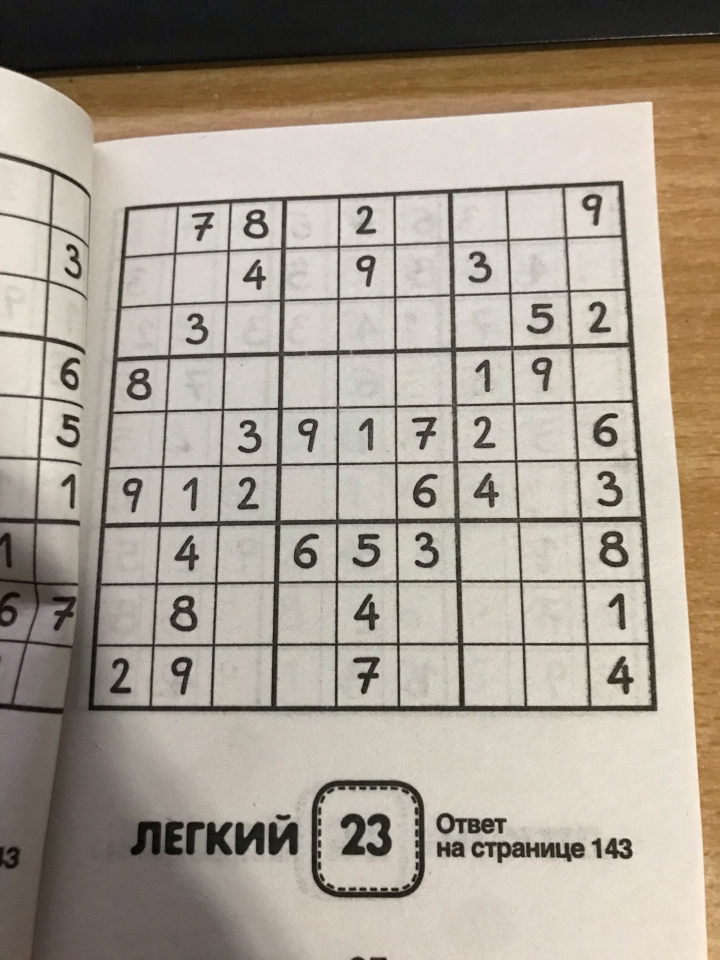
#> input picture sudoku/1.jpg, 1440 x 1920 px (shown at 1/2 size); its folder holds only this picture in this run
$ python makeExamples.py
#> lines starting #> are read from the running program, lines starting #| are printed output that depends on the picture; after the words box and inside, x2 and y2 are one past the last pixel; in counts of white or black regions, pixels touching at a corner belong together
#coding=utf-8
import cv2 as cv
import matplotlib.pylab as plt
import numpy as np
import os
import time

def saveNumbers(img):
#> called with img = '1.jpg'
    filename = img
    path = os.getcwd()
    newPath = os.path.join(path,'sudoku',filename)
    savePath = os.path.join(path,'examples')
    img = cv.imread(newPath,1)
#> img is the input picture: shape (1920, 1440, 3); mean B, G, R 146, 158.7, 167.9
    img = cv.resize(img,(600,800))
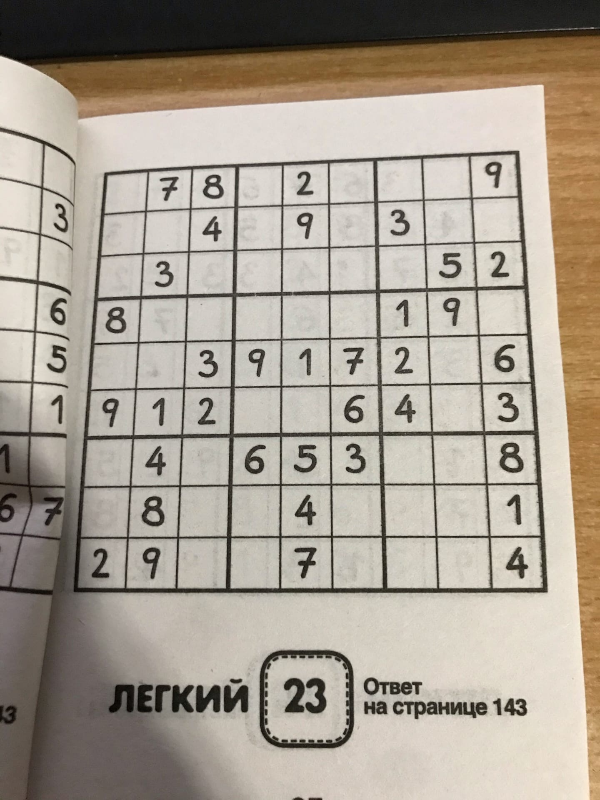
#> img: shape (800, 600, 3); mean B, G, R 146, 158.6, 167.9
    canny = cv.cvtColor(img, cv.COLOR_RGB2GRAY)
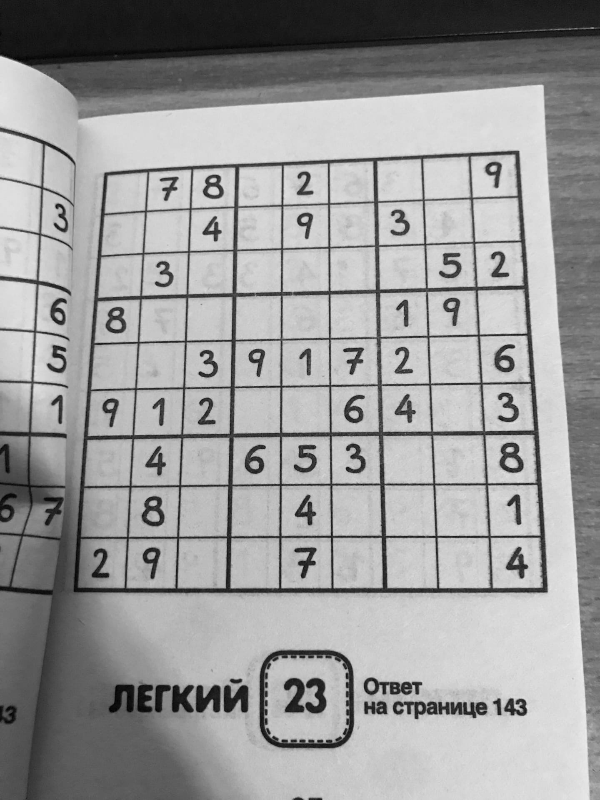
#> canny: shape (800, 600); min 1, max 236, mean 155.9
    canny = cv.adaptiveThreshold(canny, 255, cv.ADAPTIVE_THRESH_GAUSSIAN_C, cv.THRESH_BINARY, 13,5)
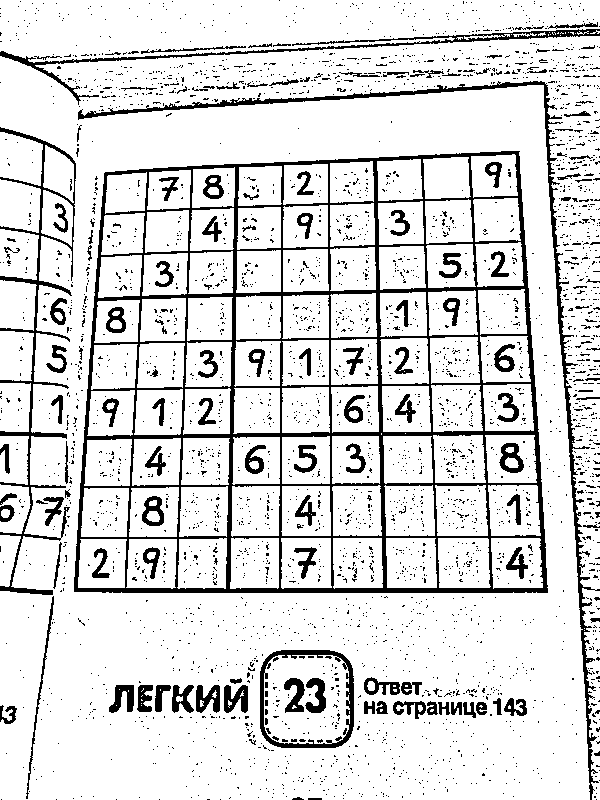
#> canny: shape (800, 600); 86.2% white; 3509 black regions (3367 under 20 px)
    contours, hierarchy = cv.findContours(canny, cv.RETR_TREE, cv.CHAIN_APPROX_SIMPLE)
#> contours = 4009 contours, 3672 with area under 20; largest, box (x1, y1, x2, y2) and area: (0, 36, 600, 800) 420574, (73, 150, 549, 594) 193538, (0, 0, 600, 63) 26960, (259, 649, 355, 749) 8836, (264, 655, 350, 744) 6858
    img_crop = None
    for index,cnt in enumerate(contours):
        if 100000< cv.contourArea(cnt) < 350000:
            (x,y,w,h) = cv.boundingRect(contours[index])
            if 400 < h < 800 and 400 < w < 700:
                #cv.rectangle(img, (x, y), (x + w, y + h), (0, 0, 255), 7)
                img_crop = img[y:y + h, x:x + w]
#> this loop made 4009 passes
#> (x, y, w, h) on pass 1465: (73, 150, 476, 444)
#> cnt on passes 1, 2, 3, 4, 7, 8: [[590, 660]], [[586, 659]], [[584, 630]], [[584, 628]], [[599, 514], [599, 515]], [[579, 514]]
    if (img_crop is None):
        print (f'чет с размером в файле {filename}' )
        return
    canny_crop = cv.cvtColor(img_crop, cv.COLOR_RGB2GRAY)
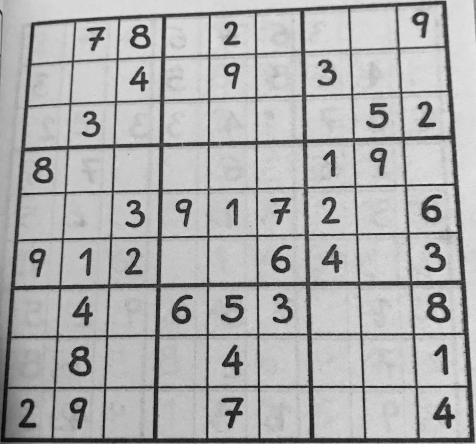
#> canny_crop: shape (444, 476); min 6, max 230, mean 174.4
    canny_crop = cv.adaptiveThreshold(canny_crop, 255, cv.ADAPTIVE_THRESH_GAUSSIAN_C, cv.THRESH_BINARY, 11,7)
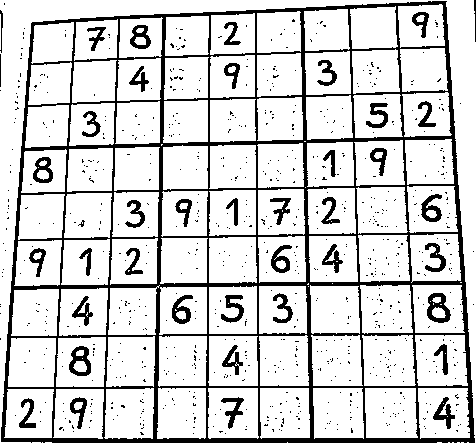
#> canny_crop: shape (444, 476); 83.4% white; 818 black regions (776 under 20 px)
    contours, hierarchy = cv.findContours(canny_crop, cv.RETR_TREE, cv.CHAIN_APPROX_SIMPLE)
#> contours = 991 contours, 853 with area under 20; largest, box (x1, y1, x2, y2) and area: (0, 0, 476, 444) 210233, (0, 0, 476, 444) 193438, (365, 388, 418, 438) 2440, (362, 335, 416, 386) 2436, (415, 335, 468, 386) 2412
    prev = [[0,0,0,0]]
    prev_digits = [[0,0,0,0]]
    for index,cnt in enumerate(contours):
        if 1<cv.contourArea(cnt) < 6000:
            (x, y, w, h) = cv.boundingRect(cnt)
            if (20 < h < 55 and 10 < w < 40):
                isok = True
                for digit_i in prev_digits:
                    if (abs(x - digit_i[0]) > 10 or abs(y - digit_i[1]) > 10):
                        continue
                    else:
                        isok = False
                        break
                if (isok):
                    prev_digits.append([x,y,w,h])
                    numberIMG = img_crop[y:y + h, x:x + w]
                    numberIMG = cv.cvtColor(numberIMG, cv.IMREAD_GRAYSCALE)
                    numberIMG = cv.resize(numberIMG,(30,30))
                    cv.imwrite(savePath+ '//'+str(time.time())+'.jpg',numberIMG)
#> this loop made 991 passes
#> (cnt, x, y, w, h) on passes 3, 4, 5, 6, 7, 8, 9, 12, 13, 16: ([[472, 304], [473, 303], [474, 304], [473, 305]], 472, 303, 3, 3), ([[1, 276], [2, 275], [3, 276], [2, 277]], 1, 275, 3, 3), ([[1, 272], [2, 271], [3, 272], [2, 273]], 1, 271, 3, 3), ([[2, 269], [3, 268], [4, 269], [3, 270]], 2, 268, 3, 3), ([[472, 251], [473, 250], [474, 251], [473, 252]], 472, 250, 3, 3), ([[4, 250], [5, 249], [6, 250], [5, 251]], 4, 249, 3, 3), ([[2, 243], [3, 242], [4, 243], [3, 244]], 2, 242, 3, 3), ([[6, 212], [7, 211], [8, 212], [7, 213]], 6, 211, 3, 3), ([[7, 208], [8, 207], [9, 208], [8, 209]], 7, 207, 3, 3), ([[7, 190], [8, 189], [9, 190], [8, 191]], 7, 189, 3, 3)
#> (x, y, w, h) on passes 10, 11, 14, 15, 17, 22: (5, 227, 3, 4), (6, 216, 4, 4), (7, 204, 3, 4), (7, 198, 3, 5), (9, 170, 3, 4), (14, 108, 4, 3)
#> after the loop, prev_digits = 38 items, first 6: [0, 0, 0, 0], [69, 396, 19, 34], [18, 397, 19, 32], [432, 396, 24, 34], [220, 396, 25, 34], [68, 345, 24, 32]

imgs = os.listdir(os.path.join(os.getcwd(),'sudoku'))

for img in imgs:
   saveNumbers(img)

$ run again, on sudoku/2020-08-11 17.26.44.jpeg
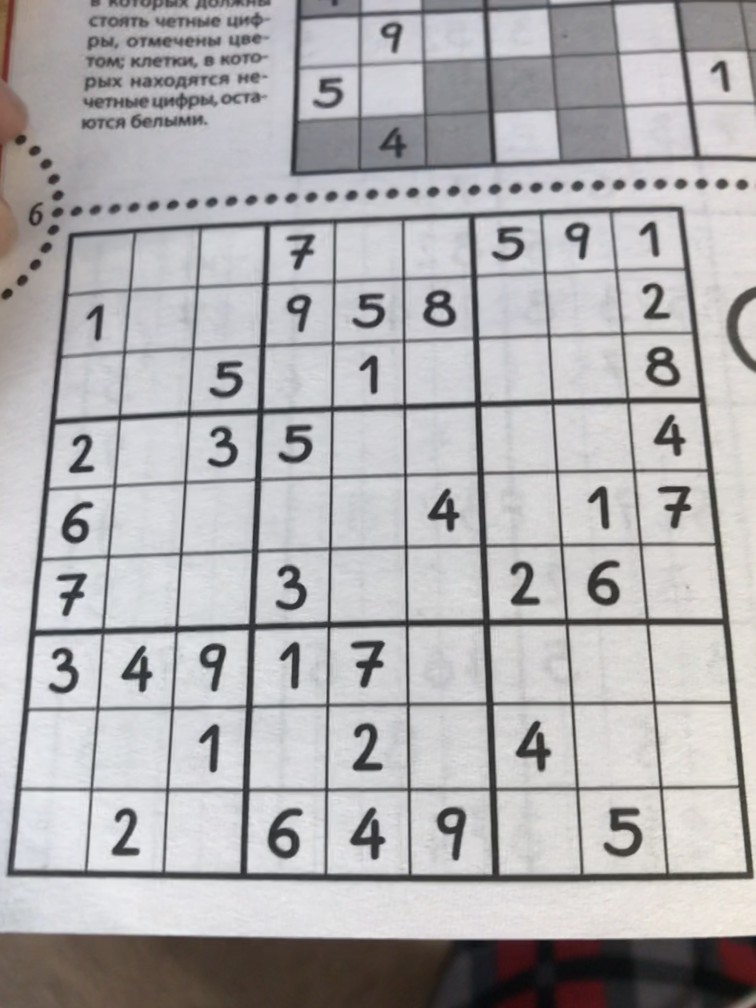
#> input picture sudoku/2020-08-11 17.26.44.jpeg, 3024 x 4032 px (shown at 1/4 size)
#> in saveNumbers, img is the input picture: shape (4032, 3024, 3); mean B, G, R 175.8, 174.2, 176
#> img: shape (800, 600, 3)
#> in saveNumbers, `canny = cv.adaptiveThreshold(canny, 255, cv.ADAPTIVE_THRESH_GAUSSIAN_C..`:
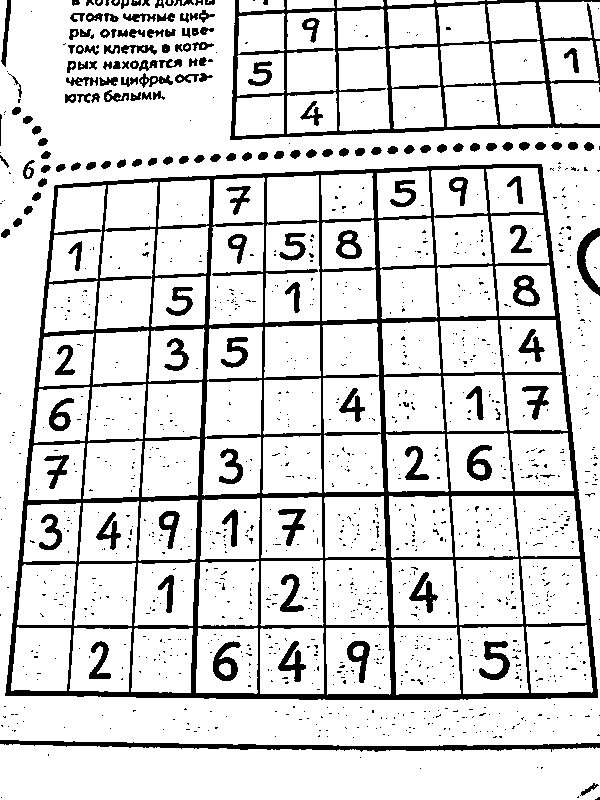
#> canny: shape (800, 600); 84.6% white; 1292 black regions (1129 under 20 px)
#> in saveNumbers, `contours, hierarchy = cv.findContours(canny, cv.RETR_TREE, cv.CHAIN_AP..`: contours = 1516 contours, 1237 with area under 20; largest, box (x1, y1, x2, y2) and area: (0, 0, 600, 746) 394244, (4, 163, 599, 701) 286098, (0, 744, 600, 800) 30214, (265, 222, 320, 323) 4890, (209, 224, 264, 325) 4744
#> the loop in saveNumbers, `for index,cnt in enumerate(contours):` made 1516 passes
#> (x, y, w, h) on pass 310: (4, 163, 595, 538)
#> in saveNumbers, `contours, hierarchy = cv.findContours(canny_crop, cv.RETR_TREE, cv.CHA..`: contours = 427 contours, 292 with area under 20; largest, box (x1, y1, x2, y2) and area: (0, 0, 595, 538) 317518, (0, 0, 595, 537) 285720, (205, 14, 261, 162) 6938, (137, 219, 199, 334) 5825, (318, 160, 377, 271) 5693
#> the loop in saveNumbers, `for index,cnt in enumerate(contours):` made 427 passes
#> (cnt, x, y, w, h) on passes 5, 8, 13, 14, 16, 17: ([[594, 68], [592, 70], [591, 70], [594, 70]], 591, 68, 4, 3), ([[583, 331], [584, 330], [585, 331], [584, 332]], 583, 330, 3, 3), ([[575, 265], [576, 264], [577, 265], [576, 266]], 575, 264, 3, 3), ([[581, 250], [582, 249], [583, 250], [582, 251]], 581, 249, 3, 3), ([[583, 231], [584, 230], [585, 231], [584, 232]], 583, 230, 3, 3), ([[564, 212], [565, 211], [566, 212], [565, 213]], 564, 211, 3, 3)
#> pass 3, in saveNumbers, `numberIMG = cv.resize(numberIMG,(30,30))`:
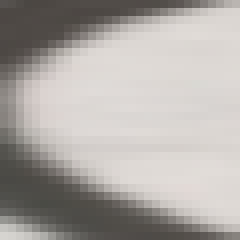
#> numberIMG: shape (30, 30, 4) (shown 8 times larger); mean of channels 0, 1, 2, 3 165.1, 169, 173.6, 255; drawn as B, G, R
#> after the loop in saveNumbers, `for index,cnt in enumerate(contours):`: prev_digits = 39 items, first 6: [0, 0, 0, 0], [581, 74, 14, 50], [273, 477, 30, 43], [208, 478, 29, 41], [84, 478, 24, 39], [342, 477, 25, 44]

$ run again, on sudoku/2020-08-11 17.26.45.jpeg
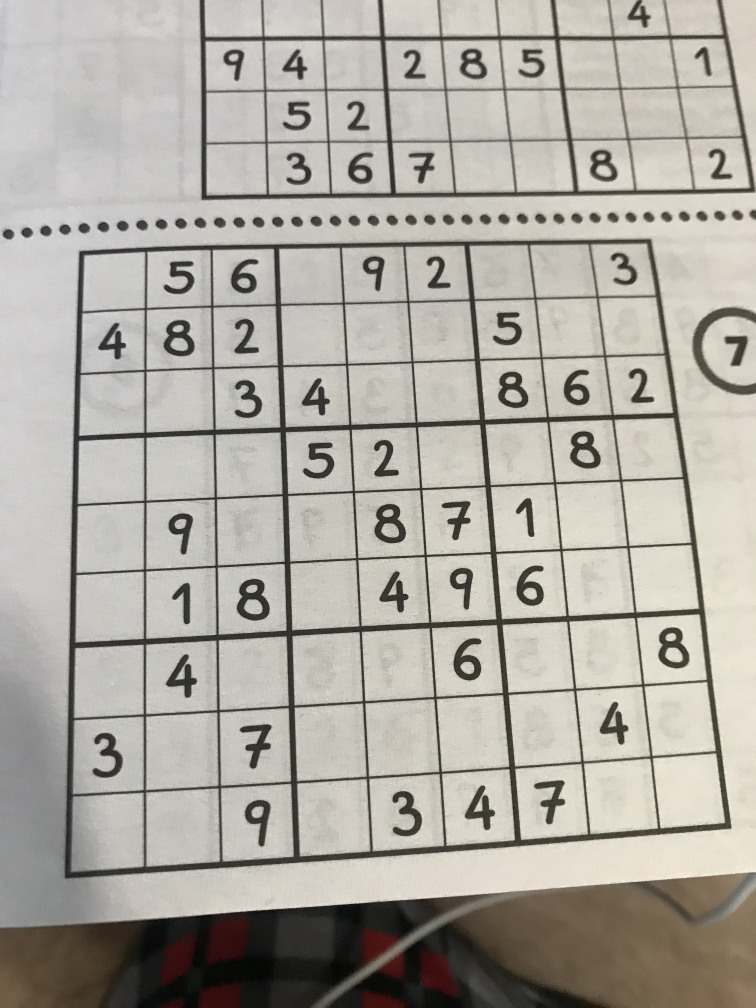
#> input picture sudoku/2020-08-11 17.26.45.jpeg, 3024 x 4032 px (shown at 1/4 size)
#> in saveNumbers, img is the input picture: shape (4032, 3024, 3); mean B, G, R 162.2, 170.2, 174.1
#> img: shape (800, 600, 3)
#> in saveNumbers, `canny = cv.adaptiveThreshold(canny, 255, cv.ADAPTIVE_THRESH_GAUSSIAN_C..`:
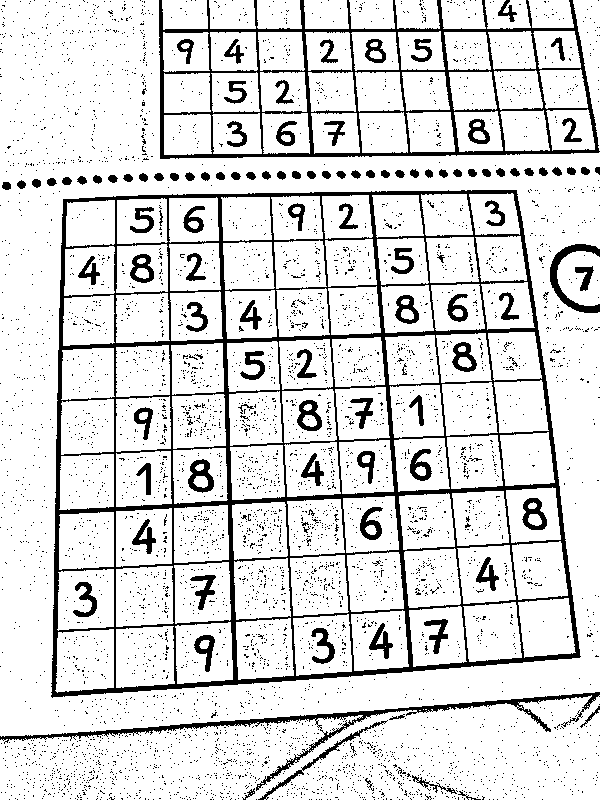
#> canny: shape (800, 600); 85.9% white; 5090 black regions (4980 under 20 px)
#> in saveNumbers, `contours, hierarchy = cv.findContours(canny, cv.RETR_TREE, cv.CHAIN_AP..`: contours = 5975 contours, 5698 with area under 20; largest, box (x1, y1, x2, y2) and area: (0, 0, 600, 737) 356318, (50, 189, 582, 699) 241176, (0, 695, 600, 800) 46498, (55, 629, 114, 693) 3276, (116, 626, 175, 688) 3273
#> the loop in saveNumbers, `for index,cnt in enumerate(contours):` made 5975 passes
#> (x, y, w, h) on pass 2429: (50, 189, 532, 510)
#> in saveNumbers, `canny_crop = cv.adaptiveThreshold(canny_crop, 255, cv.ADAPTIVE_THRESH_..`:
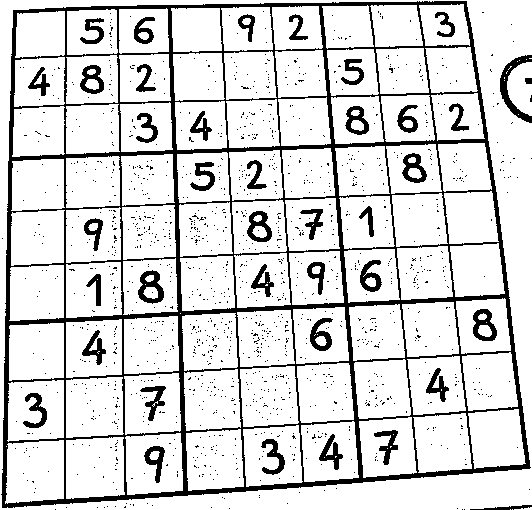
#> canny_crop: shape (510, 532); 84.8% white; 1417 black regions (1377 under 20 px)
#> in saveNumbers, `contours, hierarchy = cv.findContours(canny_crop, cv.RETR_TREE, cv.CHA..`: contours = 1668 contours, 1527 with area under 20; largest, box (x1, y1, x2, y2) and area: (0, 0, 532, 510) 268405, (0, 0, 532, 509) 241087, (66, 437, 125, 499) 3283, (5, 440, 64, 504) 3282, (66, 377, 124, 438) 3185
#> the loop in saveNumbers, `for index,cnt in enumerate(contours):` made 1668 passes
#> (cnt, x, y, w, h) on passes 15 to 20: ([[456, 508], [457, 507], [458, 508], [457, 509]], 456, 507, 3, 3), ([[228, 508], [229, 507], [230, 508], [229, 509]], 228, 507, 3, 3), ([[210, 507], [211, 506], [212, 507], [211, 508]], 210, 506, 3, 3), ([[103, 507], [104, 506], [105, 507], [104, 508]], 103, 506, 3, 3), ([[96, 507], [97, 506], [98, 507], [97, 508]], 96, 506, 3, 3), ([[65, 507], [66, 506], [67, 507], [66, 508]], 65, 506, 3, 3)
#> after the loop in saveNumbers, `for index,cnt in enumerate(contours):`: prev_digits = 38 items, first 6: [0, 0, 0, 0], [507, 62, 25, 54], [143, 445, 23, 39], [260, 438, 26, 38], [318, 433, 26, 38], [373, 429, 26, 37]

$ run again, on sudoku/2020-08-11 17.26.48.jpeg
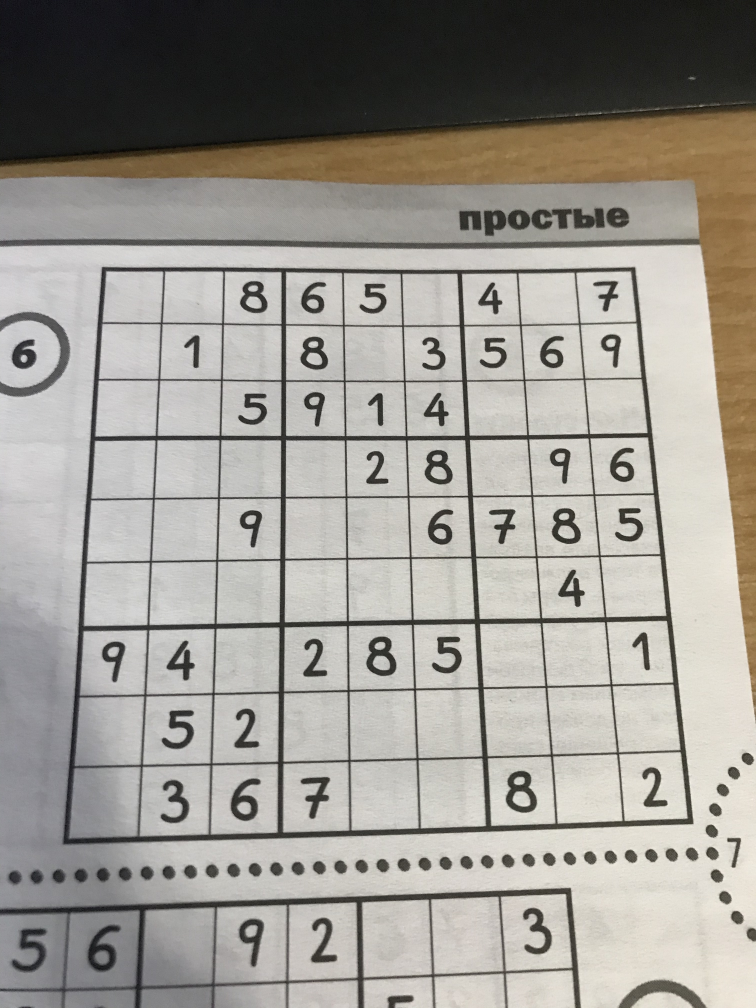
#> input picture sudoku/2020-08-11 17.26.48.jpeg, 3024 x 4032 px (shown at 1/4 size)
#> in saveNumbers, img is the input picture: shape (4032, 3024, 3); mean B, G, R 146.4, 153, 156.5
#> img: shape (800, 600, 3)
#> in saveNumbers, `canny = cv.adaptiveThreshold(canny, 255, cv.ADAPTIVE_THRESH_GAUSSIAN_C..`:
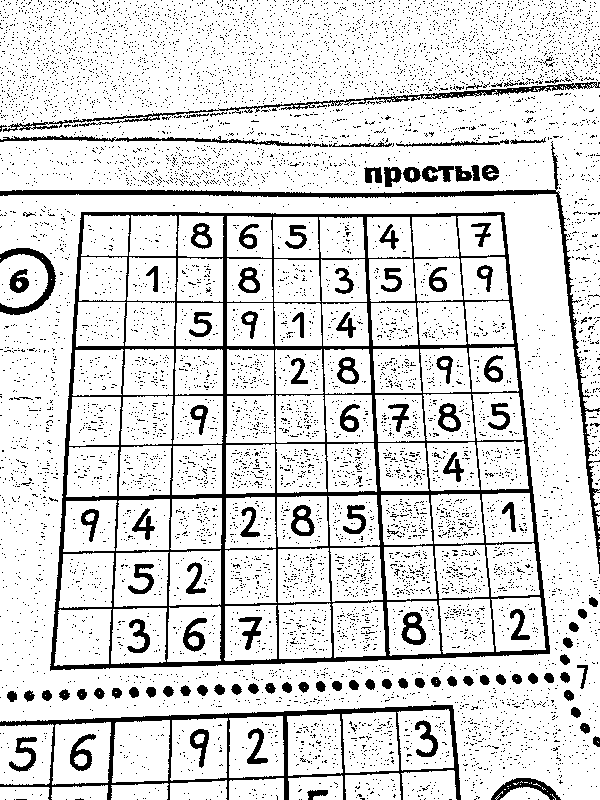
#> canny: shape (800, 600); 85.2% white; 8901 black regions (8781 under 20 px)
#> in saveNumbers, `contours, hierarchy = cv.findContours(canny, cv.RETR_TREE, cv.CHAIN_AP..`: contours = 10460 contours, 10185 with area under 20; largest, box (x1, y1, x2, y2) and area: (0, 194, 600, 800) 308960, (49, 211, 551, 672) 208437, (0, 0, 600, 410) 119008, (52, 722, 111, 785) 3226, (170, 718, 228, 781) 3222
#> the loop in saveNumbers, `for index,cnt in enumerate(contours):` made 10460 passes
#> (x, y, w, h) on passes 526, 1925: (0, 194, 600, 606), (49, 211, 502, 461)
#> in saveNumbers, `canny_crop = cv.adaptiveThreshold(canny_crop, 255, cv.ADAPTIVE_THRESH_..`:
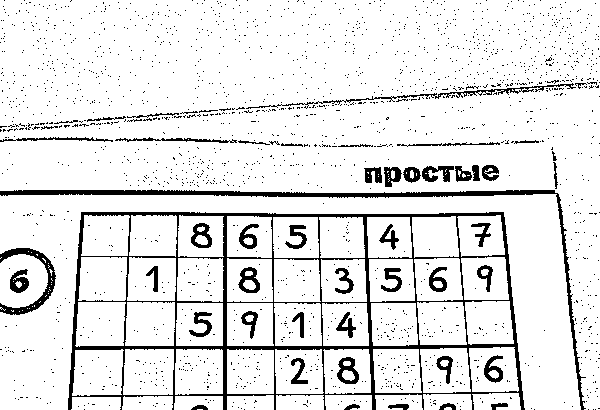
#> canny_crop: shape (410, 600); 89.9% white; 2002 black regions (1948 under 20 px)
#> in saveNumbers, `contours, hierarchy = cv.findContours(canny_crop, cv.RETR_TREE, cv.CHA..`: contours = 2344 contours, 2221 with area under 20; largest, box (x1, y1, x2, y2) and area: (0, 0, 600, 410) 119833, (0, 194, 581, 410) 31026, (123, 349, 174, 395) 2168, (72, 349, 124, 396) 2089, (0, 254, 48, 308) 2076
#> the loop in saveNumbers, `for index,cnt in enumerate(contours):` made 2344 passes
#> (cnt, x, y, w, h) on passes 4, 5, 6, 8, 10, 11: ([[77, 406], [78, 405], [79, 406], [78, 407]], 77, 405, 3, 3), ([[108, 405], [109, 404], [110, 405], [109, 406]], 108, 404, 3, 3), ([[83, 405], [84, 404], [85, 405], [84, 406]], 83, 404, 3, 3), ([[87, 403], [88, 402], [89, 403], [88, 404]], 87, 402, 3, 3), ([[207, 402], [208, 401], [209, 402], [208, 403]], 207, 401, 3, 3), ([[212, 400], [213, 399], [214, 400], [213, 401]], 212, 399, 3, 3)
#> after the loop in saveNumbers, `for index,cnt in enumerate(contours):`: prev_digits = 22 items, first 6: [0, 0, 0, 0], [336, 356, 24, 29], [290, 357, 19, 28], [435, 355, 19, 30], [483, 354, 21, 30], [335, 311, 22, 28]
